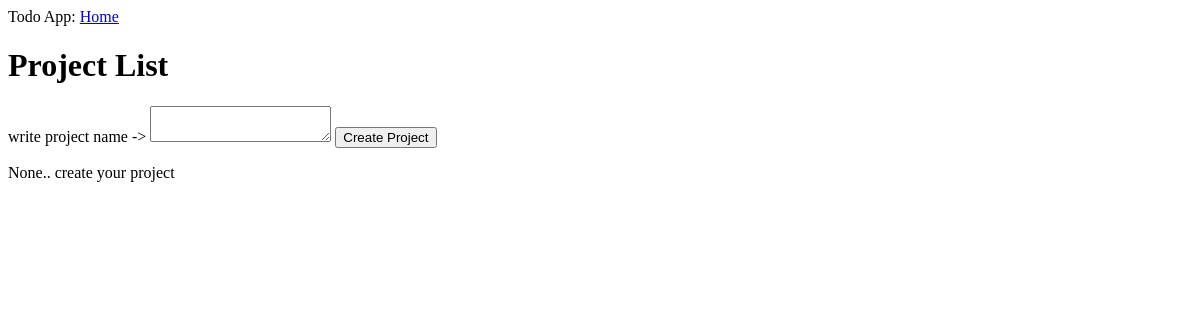
Before: /projects with the older database file.
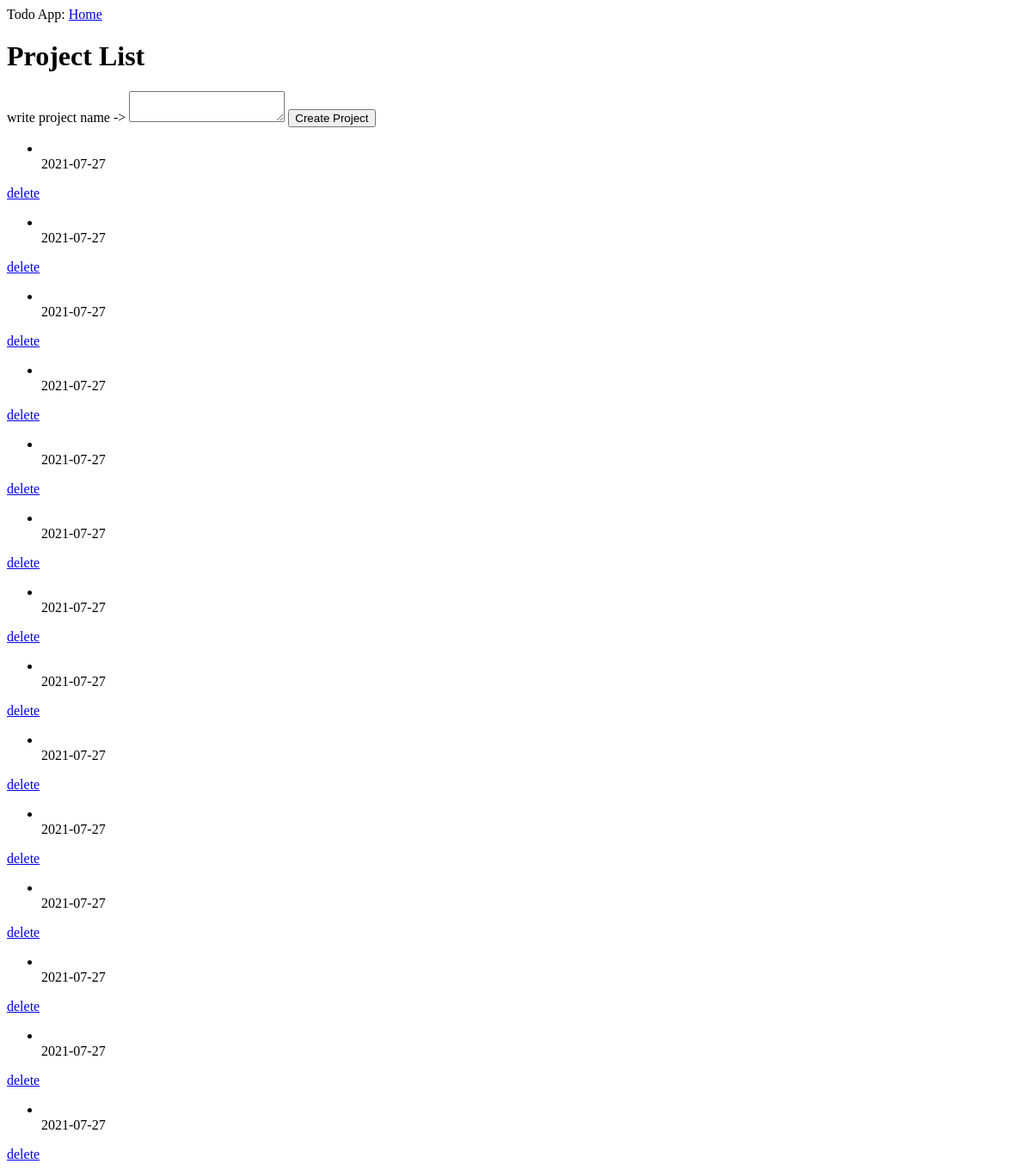
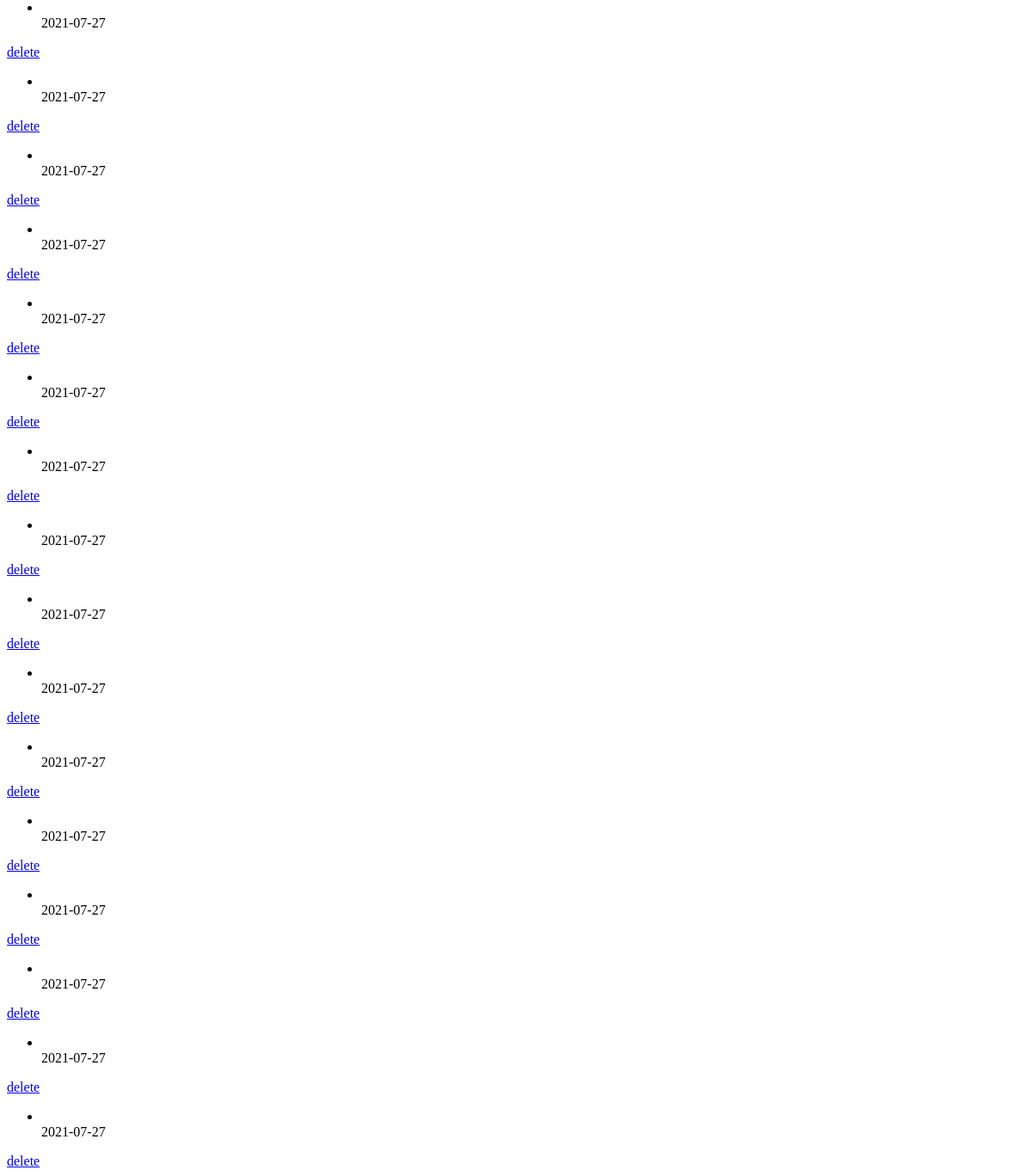
After: the same page with the newer database file (2 pictures, top to bottom).
### app/models.py (models this page shows, shortened)
class Project(db.Model):
    id = db.Column(db.Integer, primary_key=True)
    projectname = db.Column(db.String(20))
    timestamp = db.Column(db.DateTime, index=True, default=datetime.utcnow)

### app/routes.py (the view)
@app.route('/', methods=['GET','POST'])
@app.route('/projects', methods=['GET','POST'])
def projects():
    form = CreateProjectForm(request.form)
    if form.validate_on_submit():
        project = Project(projectname=form.projectname.data)
        db.session.add(project)
        db.session.commit()
        return redirect(url_for('projects'))
    page = request.args.get('page', 1, type=int)
    projects = Project.query.order_by(Project.timestamp.desc()).paginate(page, app.config['PROJECTS_PER_PAGE'], False)
    return render_template('projects.html', title='Projects', form=form, projects=projects.items)

### app/forms.py
class CreateProjectForm(FlaskForm):
    projectname = TextAreaField('write project name ->', validators=[DataRequired(), Length(max=30)])
    submit = SubmitField('Create Project')

### app/templates/projects.html (shortened to what this page needs)
{% extends "base.html" %}
{% block content %}
    <div class="container">
        <div class="head">
        <h1>Project List</h1>
        </div>
        <div class="create">
            {% if form %}
            <form action="/projects" method="post">
                    {{ form.projectname.label }}
                    {{ form.projectname(size=32) }}
                    {{ form.submit }}
            </form>
            {% endif %}
        </div>
    </div>
    <div class="contents">
        {% if projects %}
            {% for project in projects %}
                {% include "_project.html" %}
            {% endfor %}
        {% else %}
            <p>None.. create your project</p>
        {% endif %}
    </div>
{% endblock %}

### app/templates/base.html (shortened to what this page needs)
<!DOCTYPE html>
<html>
    <head>
    </head>
    <body>
        <div class="navbar">
            Todo App:
            <a href="{{ url_for('projects') }}"> Home </a>
        </div>
        {% block content %}{% endblock %}
    </body>
</html>

### app/templates/_project.html (shortened to what this page needs)
<table>
    <div class="project">
        <div class="projectname">
            <ul>
                <li><a href="/projects/{{ project.id }}/">{{ project.projectname }}</a><br>
                {{ project.timestamp.date() }}
            </ul>
        </div>
        <div class="icon">
            <a class="delete" target="_blank" href="{{ url_for('delete_project', project_id=project.id) }}">
               delete </a>
        </div>
    </div>
</table>

Changed rows visible on the page:
added Project: timestamp "2021-07-27"
added Project: timestamp "2021-07-27"
added Project: timestamp "2021-07-27"
added Project: timestamp "2021-07-27"
added Project: timestamp "2021-07-27"
added Project: timestamp "2021-07-27"
added Project: timestamp "2021-07-27"
added Project: timestamp "2021-07-27"
added Project: timestamp "2021-07-27"
added Project: timestamp "2021-07-27"
added Project: timestamp "2021-07-27"
added Project: timestamp "2021-07-27"
added Project: timestamp "2021-07-27"
added Project: timestamp "2021-07-27"
added Project: timestamp "2021-07-27"
added Project: timestamp "2021-07-27"
added Project: timestamp "2021-07-27"
added Project: timestamp "2021-07-27"
added Project: timestamp "2021-07-27"
added Project: timestamp "2021-07-27"
added Project: timestamp "2021-07-27"
added Project: timestamp "2021-07-27"
added Project: timestamp "2021-07-27"
added Project: timestamp "2021-07-27"
added Project: timestamp "2021-07-27"
added Project: timestamp "2021-07-27"
added Project: timestamp "2021-07-27"
added Project: timestamp "2021-07-27"
added Project: timestamp "2021-07-27"
added Project: timestamp "2021-07-27"
Other visible differences:
text no longer shown: "None.. create your project"
